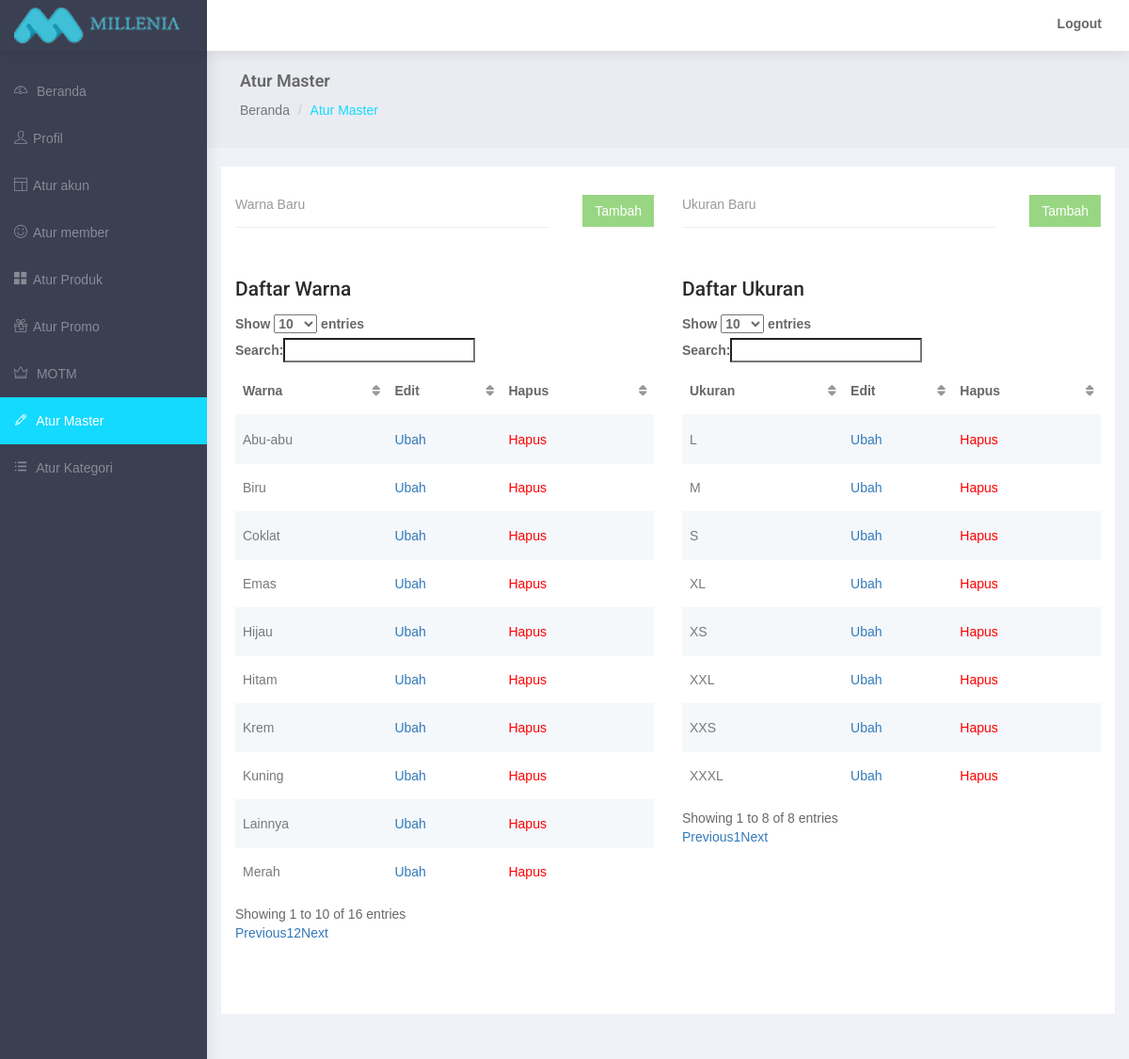
The page /admin/manage-master.php (signed in) on the database as committed earlier.
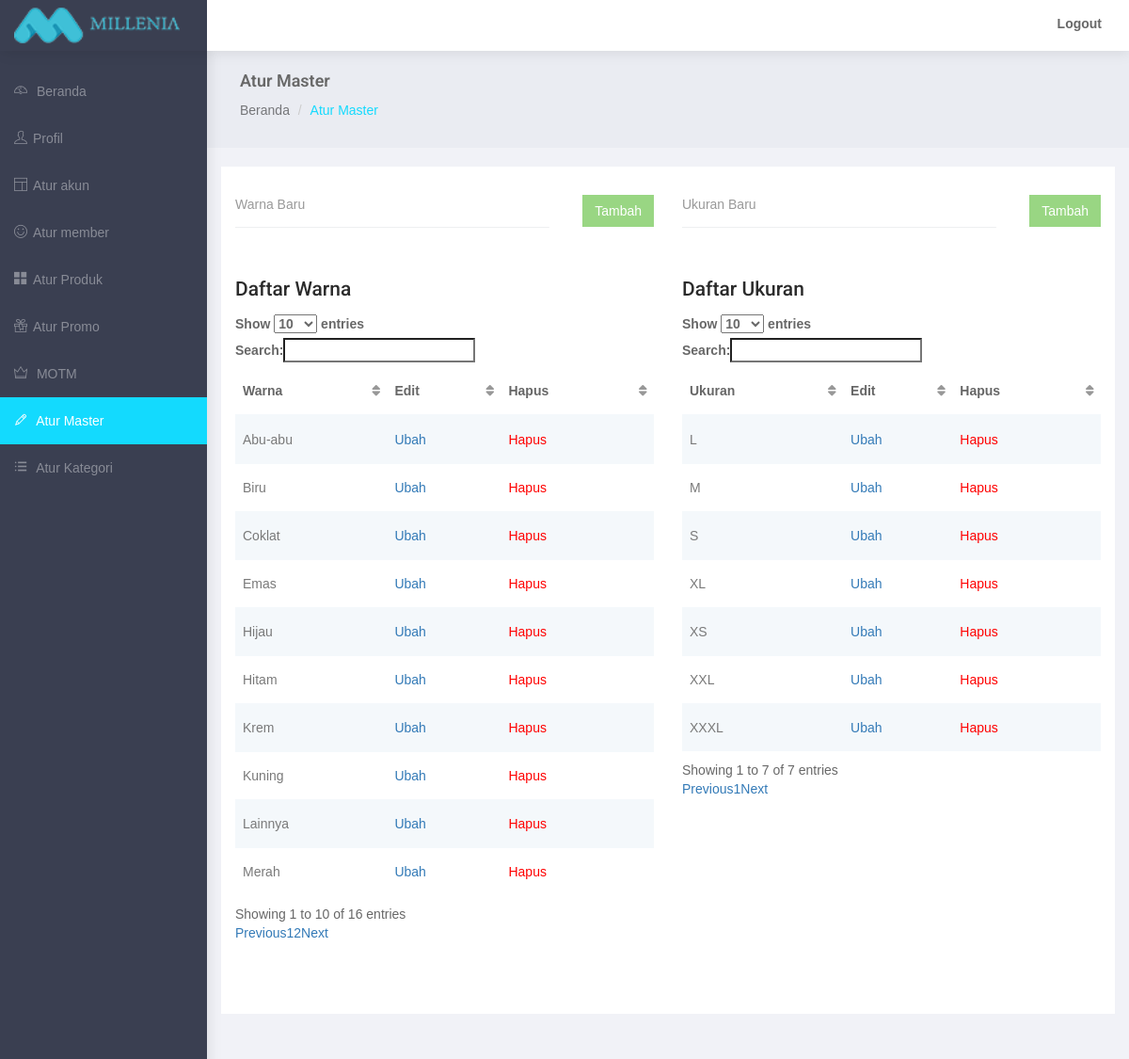
The same page on the database as committed later.
### tables this page shows
CREATE TABLE `mi_color` (
  `color_id` int(11) NOT NULL,
  `color_name` varchar(50) NOT NULL,
  `color_active` enum('Y','N') NOT NULL DEFAULT 'Y'
);

CREATE TABLE `mi_size` (
  `size_id` int(11) NOT NULL,
  `size_name` varchar(50) NOT NULL,
  `size_active` enum('Y','N') NOT NULL DEFAULT 'Y'
);

### admin/manage-master.php (the view, shortened to what this page needs)
<?php
	require 'includes/connect.php';
?>
<!DOCTYPE html>
<html lang="en">
<head>
</head>
<body>
    <div id="wrapper">
        <div id="page-wrapper">
            <div class="container-fluid">
                <div class="row bg-title">
                    <div class="col-lg-12">
                        <h4 class="page-title">Atur Master</h4>
                        <ol class="breadcrumb">
                            <li><a href="index.php">Beranda</a></li>
                            <li class="active">Atur Master</li>
                        </ol>
                    </div>
                </div>
                <div class="row">
                    <div class="col-md-12 col-lg-12 col-sm-12">
                        <div class="white-box col-lg-6 col-md-6 col-sm-12"  style="min-height: 900px">
                            <form class="form-horizontal form-material" style="margin-bottom: 50px" method="post" action="manage-master.php">
                                <div class="form-group">
                                    <div class="col-md-12">
                                        <input type="text" style="width: 75%" placeholder="Warna Baru" class="form-control form-control-line" name="color" required="yes">
                                        <button class="btn btn-success pull-right" style="margin-top: -35px" type="submit" name="newcolor">Tambah</button>
                                    </div>
                                </div>
                            </form>
                                <h3>Daftar Warna</h3>
                            <div class="table-responsive">
                                <table class="table-striped table">
                                    <thead>
                                        <tr>
                                            <th>Warna</th>
                                            <th>Edit</th>
                                            <th>Hapus</th>
                                        </tr>
                                    </thead>
                                    <tbody>
                                        <?php
                                        $list = mysqli_query($conn, "SELECT * FROM mi_color WHERE color_active='Y'");
                                        while ($row = mysqli_fetch_assoc($list))
                                          {
                                            $id = $row['color_id'];
                                            $name = $row['color_name'];
                                            echo "
                                            <tr>
                                              <td>".$name."</td>
                                              <td><a data-toggle='modal' data-target='#modalEdit' data-id='c".$id."' style='cursor: pointer;' class='edit'>Ubah</a></td>
                                              <td><a data-toggle='modal' data-target='#myModal' data-id='c".$id."' style='color: red;cursor: pointer;' class='hapus'>Hapus</a></td>
                                            </tr>
                                            ";
                                          }
                                        ?>
                                    </tbody>
                                </table>
                            </div>
                        </div>
                        <div class="white-box col-lg-6 col-md-6 col-sm-12"  style="min-height: 900px">
                            <form class="form-horizontal form-material" style="margin-bottom: 50px" method="post" action="manage-master.php">
                                <div class="form-group">
                                    <div class="col-md-12">
                                        <input type="text" style="width: 75%" placeholder="Ukuran Baru" class="form-control form-control-line" name="size" required="yes">
                                        <button class="btn btn-success pull-right" style="margin-top: -35px" type="submit" name="newsize">Tambah</button>
                                    </div>
                                </div>
                            </form>
                                <h3>Daftar Ukuran</h3>
                            <div class="table-responsive">
                                <table class="table-striped table">
                                    <thead>
                                        <tr>
                                            <th>Ukuran</th>
                                            <th>Edit</th>
                                            <th>Hapus</th>
                                        </tr>
                                    </thead>
                                    <tbody>
                                        <?php
                                        $list = mysqli_query($conn, "SELECT * FROM mi_size WHERE size_active = 'Y'");
                                        while ($row = mysqli_fetch_assoc($list))
                                          {
                                            $id = $row['size_id'];
                                            $name = $row['size_name'];
                                            echo "
                                            <tr>
                                              <td>".$name."</td>
                                              <td><a data-toggle='modal' data-target='#modalEdit' data-id='s".$id."' style='cursor: pointer;' class='edit'>Ubah</a></td>
                                              <td><a data-toggle='modal' data-target='#myModal' data-id='s".$id."' style='color: red;cursor: pointer;' class='hapus'>Hapus</a></td>
                                            </tr>
                                            ";
                                          }
                                        ?>
                                    </tbody>
                                </table>
                            </div>
                        </div>
                    </div>
                </div>
            </div>
        </div>
    </div>
</body>
</html>

### admin/css/style2.css (style rules this page uses)
* { box-sizing: border-box; -moz-box-sizing: border-box; -webkit-box-sizing: border-box; font-family: arial; }
body { background: #bdc3c7; }
.form-group { position: relative; margin-bottom: 15px; }
.form-control { width: 100%; height: 50px; border: none; padding: 5px 7px 5px 15px; background: #fff; color: #666; border: 2px solid #ddd; -moz-border-radius: 4px; -webkit-border-radius: 4px; border-radius: 4px; }

Rows that differ between the two databases and show on the page:
removed mi_size: size_name "XXS"
Other text that changed with them:
text written by a page script: "Show entries Search: Showing 1 to 8 of 8 entries Previous 1 Next" → "Show entries Search: Showing 1 to 7 of 7 entries Previous 1 Next"
